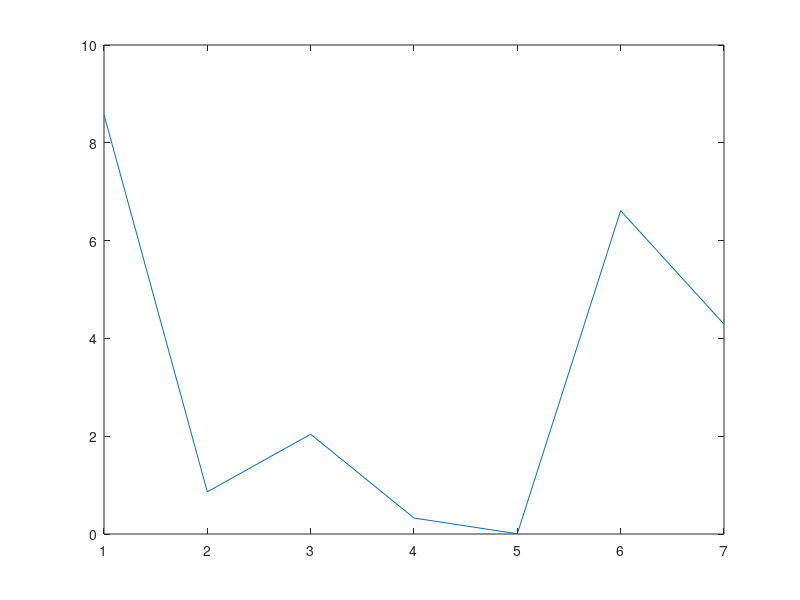

Source code (MATLAB):
clc;
clear all;
close all;

x = [1 2 3 4 5 6 7];
y = [8.5765 0.8622 2.0408 0.3265 0.0051 6.6122 4.2908];
n = 7;

plot(x,y);

sumx = 0;
sumy = 0;
sumxy = 0;
sumx2 = 0;
st = 0;
sr = 0;

for i = 1:n
    sumx = sumx + x(i);
    sumy = sumy + y(i);
    sumxy = sumxy + x(i)*y(i);
    sumx2 = sumx2 + x(i)*x(i);
end

xm = sumx/n;
ym = sumy/n;

a1 = (n*sumxy-sumx*sumy)/(n*sumx2-sumx*sumx);
a0 = ym - a1*xm;


for i = 1:n
    st = st + (y(i)-ym)^2;
    sr = sr + (y(i)-a1*x(i)-a0)^2;
end

syx = (sr/(n-2))^(0.5);
r2 = (st - sr)/st;